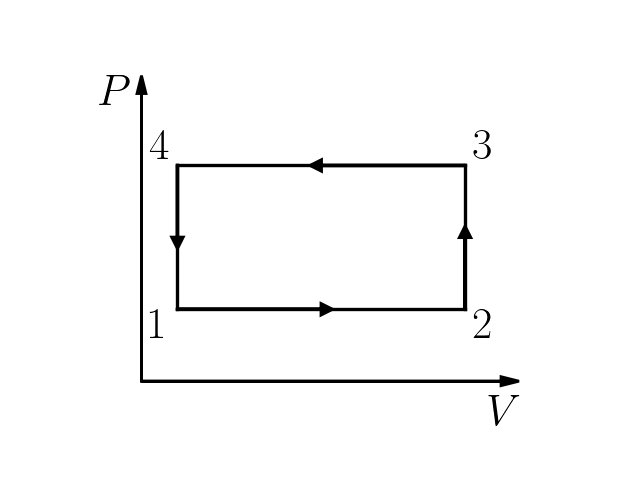

Recreate this plot in Python.
from MKT import *

axes = Axes(10, 'P/$P$', 'V/$V$', ltx=True, fontsize=32, yratio=0.8)

p1 = (2, '')
p2 = (6, '')
v1 = (1, '')
v2 = (9, '')
state1 = State(axes, p=p1, v=v1, xtick=False, ytick=False, patch='1', patch_pos='BL')
state2 = State(axes, p=p1, v=v2, xtick=False, ytick=False, patch='2', patch_pos='BR')
state3 = State(axes, p=p2, v=v2, xtick=False, ytick=False, patch='3', patch_pos='TR')
state4 = State(axes, p=p2, v=v1, xtick=False, ytick=False, patch='4', patch_pos='TL')

axes.process(state1,state2, lwmult=1.2)
axes.process(state2,state3, lwmult=1.2)
axes.process(state3,state4, lwmult=1.2)
axes.process(state4,state1, lwmult=1.2)

#savefig('8.31.pdf')
show()